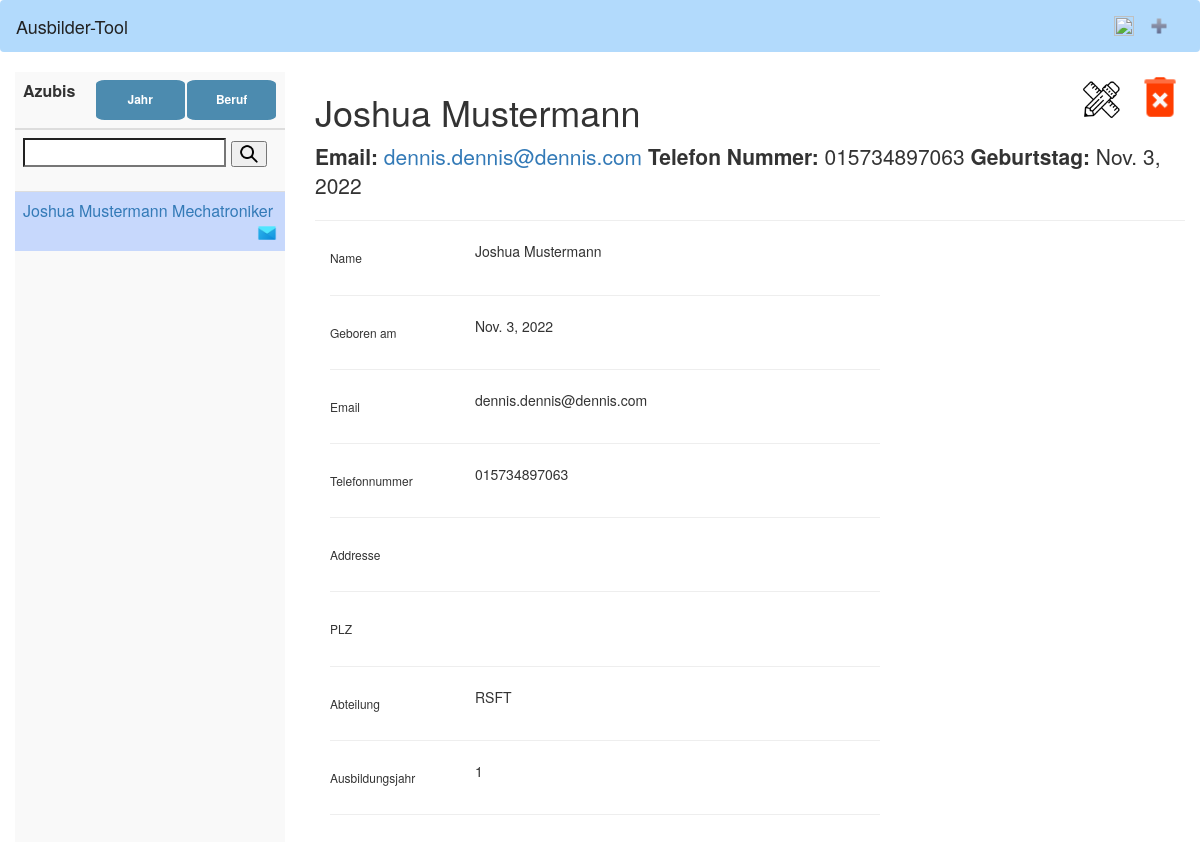
Page /Mechatroniker/0/0/ (signed in) on the earlier database version.
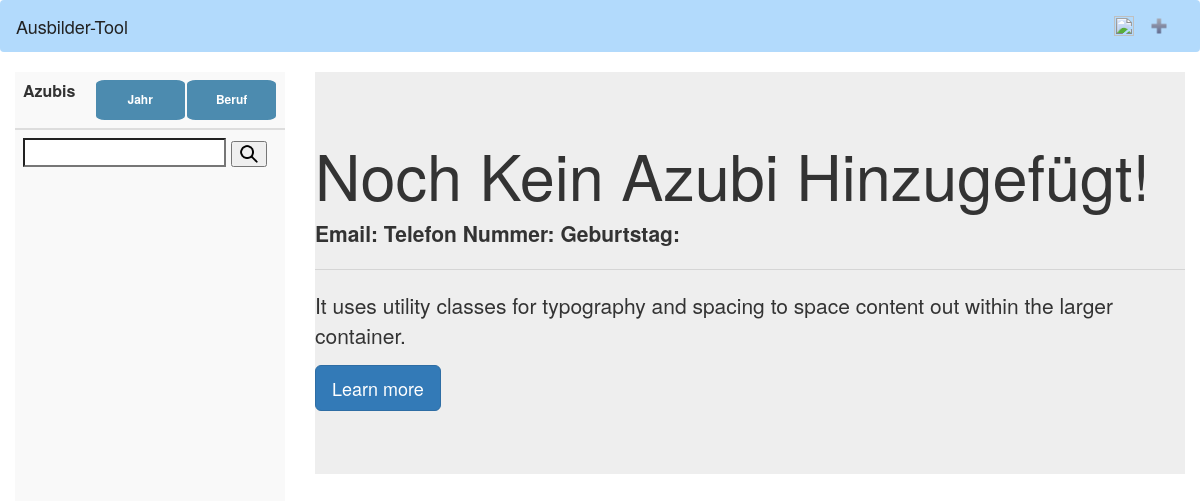
Same page on the later database version.
### azubi_list/models.py (models this page shows, shortened)
class Azubi(models.Model):
    topic = models.ForeignKey(Profession, on_delete=models.CASCADE)
    first_name = models.CharField(max_length=30)
    last_name = models.CharField(max_length=30)
    email = models.EmailField(max_length=30)
    birthday = models.DateField()
    address = models.CharField(max_length=30)
    PLZ = models.CharField(max_length=20)
    department = models.CharField(max_length=30)
    year = models.IntegerField()
    phone_number = models.CharField(max_length=30)

class Profession(models.Model):
    name = models.CharField(max_length=30)
    def __str__(self) -> str:
        return self.name

### azubi_list/views.py (the view)
# urls.py: path("<str:filter>/<int:year>/<int:id>/", homepage, name='azubi_list'),
def homepage(request, filter: str, year: int, id):
    if not request.user.is_authenticated:
        return redirect("/login/")
    change_training_year_if_neccessary()
    azubis = Azubi.objects.order_by("last_name")
    form = SearchForm()
    professions = Profession.objects.all()
    final_list = get_filter(filter, azubis)
    final_list = get_year_filter(year, final_list)
    if request.method == "POST":
        try:
            search = request.POST['azubi_search_input']
            final_list = get_search(final_list, search)
        except:
            pass
    if len(final_list) > 0:
        if id == 0:
            return render(request, "azubi_detail_2.html", {"azubis": final_list, "obj": final_list[0], "professions": professions, "filter": filter, "form": form, "year": year, "id":id})
        obj = get_object_or_404(Azubi, pk=id)
        return render(request, "azubi_detail_2.html", {"azubis": final_list, "obj": obj, "professions": professions, "filter": filter, "form": form, "year": year, "id":id})
    return render(request, "azubi_detail_2.html", {"azubis": final_list,"professions": professions, "filter": filter, "form": form, "year": year, "id": id})

### azubi_list/forms.py
class SearchForm(forms.Form):
    search_input = forms.CharField(label='Suche', max_length=100)

### azubi_list/scripts.py (called while the page is built)
def get_day() -> datetime.datetime:
    return datetime.date.today()

def is_new_training_year() -> bool:
    is_day_already_checked()
    today = get_day()
    if today == datetime.date(today.year, 9, 1):
        return True
    return False

def change_training_year_if_neccessary():
    if not is_day_already_checked() and is_new_training_year():
        change_training_year_of_all()

def is_day_already_checked():
    if len(list(DayCheck.objects.all())) > 0:
        daycheck = DayCheck.objects.all()[0]
    else:
        daycheck = DayCheck(day= get_day(), changed= 0)
        daycheck.save()
    if daycheck.day != get_day():
        daycheck.day = get_day()
        daycheck.changed = 1
        daycheck.save()
        return False
    return True

### azubi_list/views.py (called while the page is built)
def get_filter(profession_filter: str, azubis):
    final_list = list()
    final_list = list(filter(lambda x: x.topic.name == profession_filter, azubis))
    if profession_filter == "all":
        final_list = azubis
    return final_list

### azubi_list/templates/azubi_detail_2.html (shortened to what this page needs)
{% load static %}
<link href="https://maxcdn.bootstrapcdn.com/bootstrap/3.3.7/css/bootstrap.min.css" rel="stylesheet">
<link rel="stylesheet" href="{% static 'css/style.css' %}"/>
<div class="main-wrapper">
  <div class="section top">{% include 'include/header.html' %}</div>
  <div class="section left col-xs-3">
    <div class="half">{% include 'include/azubi_list.html' %}</div>
  </div>
  <div class="section right col-xs-9">
    {% include 'include/azubi_detail_view.html' %}
  </div>

### azubi_list/templates/include/azubi_list.html (shortened to what this page needs)
{% load static %}
<link rel="stylesheet" href="{% static 'css/style.css' %}"/>
<table class="table table-striped">
    <thead>
      <tr>
        <th scope="col">Azubis
                <div class="dropdown" style="float: right; margin-right: 1; height: auto; width: 35%;">
                  <button class="dropbtn" style="width: 100%">Beruf</button>
                </div>
                <div class="dropdown"  style="float: right; margin-right: 1%; height: auto; width: 35%;">
                  <button  style="width: 100%"class="dropbtn">Jahr</button>
        </th>
      </tr>
    </thead>
    <tbody>
      <tr>
        <td>
          <form class="d-flex" method=POST action="{% url  'azubi_list'  filter=filter year=year id=0 %}" >
            <input type="search" label="search" name="azubi_search_input" style="width:80%">
            <button type="submit"><image height=auto width=20  src="{% static 'images/lupe.png' %}"/></button>
          </form>
        </td>
      </tr>
      {% for azubi in azubis %}
      <tr>
        {%if obj.id == azubi.id %}
        <td style="background: rgba(109, 156, 255, 0.363)"><a href="{% url 'azubi_list' filter=filter year=year id=azubi.id %}">{{ azubi.first_name }} {{azubi.last_name}} {{azubi.topic}}  </a><a href="mailto:{{azubi.email}}"><img style="float: right", src="{% static 'images/mail.png' %}" withd=20, height= 20 alt="My image"></a></td>
        {%else%}
        <td ><a href="{% url 'azubi_list' filter=filter year=year id=azubi.id %}">{{ azubi.first_name }} {{azubi.last_name}} {{azubi.topic}}  </a><a href="mailto:{{azubi.email}}"><img style="float: right", src="{% static 'images/mail.png' %}" withd=20, height= 20 alt="My image"></a></td>
        {%endif%}
      </tr>
      {% endfor %}
    </tbody>
  </table>

### azubi_list/templates/include/azubi_detail_view.html
{%load static %}
{%if obj%}
<div>
  <a  href="{% url 'deleteconfirm' obj.id%}" style="float: right;"><image class="flex" height="50" src="{% static 'images/delete.png' %}"/></a>
  <a class="btn btn-light" href="{% url 'edit' obj.id%}" style="float: right;"><image class="flex" height="40" src="{% static 'images/edit.png' %}"/></a>
  <h1 class="display-4">{{obj.first_name}} {{obj.last_name}}</h1>
  <p class="lead"><strong>Email: </strong><a href="mailto:{{obj.email}}">{{obj.email}}</a>  <strong>Telefon Nummer: </strong>{{obj.phone_number}} <strong>Geburtstag: </strong> {{obj.birthday}}</p>
    <hr class="my-4">
</div>
<div>
  {% include 'include/detailed_informations.html' %}
</div>
{%else%}
{% include 'include/no_azubi_detail.html' %}
{%endif%}
</div>

### azubi_list/templates/include/detailed_informations.html (shortened to what this page needs)
<div class="col-md-8">
  <div class="row">
    <div class="col-sm-3">
      <h6 class="mb-0">Name</h6>
    </div>
    <div class="col-sm-9 text-secondary">
      {{obj.first_name}} {{obj.last_name}}
    </div>
  </div>
  <hr>
  <div class="row">
    <div class="col-sm-3">
      <h6 class="mb-0">Geboren am</h6>
    </div>
    <div class="col-sm-9 text-secondary">
      {{obj.birthday}}
    </div>
  </div>
  <hr>
  <div class="row">
    <div class="col-sm-3">
      <h6 class="mb-0">Email</h6>
    </div>
    <div class="col-sm-9 text-secondary">
      {{obj.email}}
    </div>
  </div>
  <hr>
  <div class="row">
    <div class="col-sm-3">
      <h6 class="mb-0">Telefonnummer</h6>
    </div>
    <div class="col-sm-9 text-secondary">
      {{obj.phone_number}}
    </div>
  </div>
  <hr>
  <div class="row">
    <div class="col-sm-3">
      <h6 class="mb-0">Addresse</h6>
    </div>
    <div class="col-sm-9 text-secondary">
    </div>
  </div>
  <hr>
  <div class="row">
    <div class="col-sm-3">
      <h6 class="mb-0">PLZ</h6>
    </div>
    <div class="col-sm-9 text-secondary">
    </div>
  </div>
  <hr>
  <div class="row">
    <div class="col-sm-3">
      <h6 class="mb-0">Abteilung</h6>
    </div>
    <div class="col-sm-9 text-secondary">
      {{obj.department}}
    </div>
  </div>
  <hr>
  <div class="row">
    <div class="col-sm-3">
      <h6 class="mb-0">Ausbildungsjahr</h6>
    </div>
    <div class="col-sm-9 text-secondary">
      {{obj.year}}
    </div>
  </div>
  <hr>
  </div>
</div>

Differences in the rows shown:
removed Azubi: first_name "Joshua", last_name "Mustermann", topic "Mechatroniker", email "dennis.dennis@dennis.com", phone_number "015734897063", birthday "Nov. 3, 2022", department "RSFT", year "1"
Other differences:
text no longer shown: "Name Geboren am Email Telefonnummer Addresse PLZ Abteilung Ausbildungsjahr"
text now shown: "Noch Kein Azubi Hinzugefügt! It uses utility classes for typography and spacing to space content out within the larger container. Learn more"
